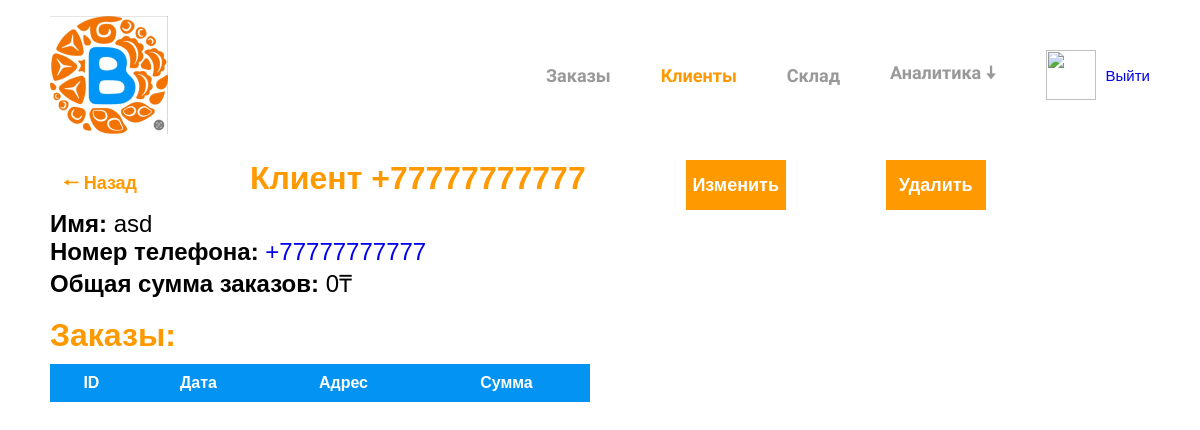
/clients/77777777777/ (signed in), run on an earlier commit of the app's database.
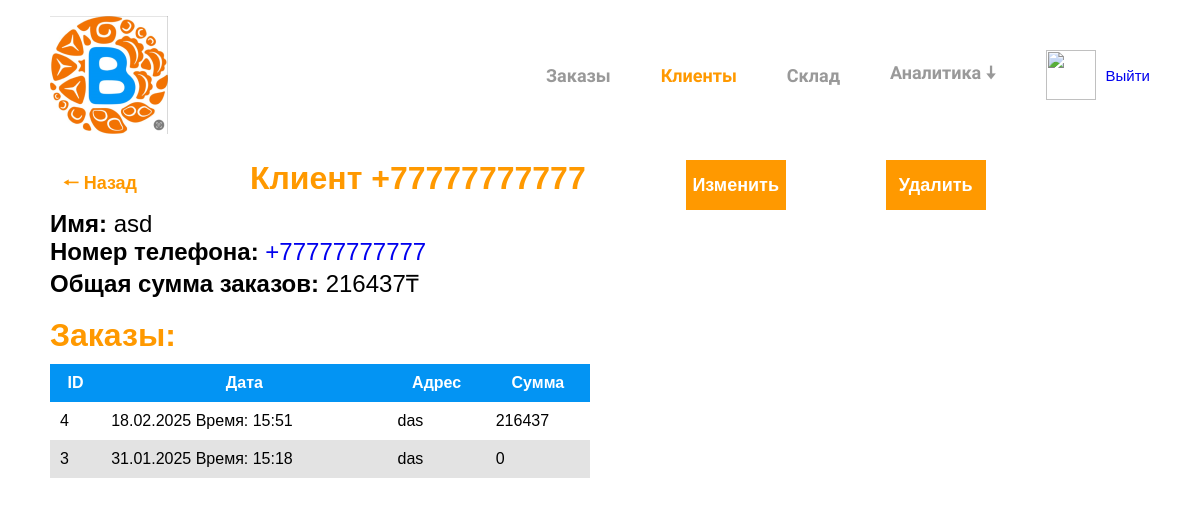
And on a later commit of the database.
### orders/models.py (models this page shows, shortened)
class Order(models.Model):
    STAGES = {"1": 'Упаковка',
              "2": 'Готов к доставке',
              "3": "Доставляется",
              "4": "Завершен"}
    TYPE_OF_PAYMENTS = {"1": 'Kaspi QR',
                        "2": 'Перевод',
                        "3": "Наличные"}
    TYPE_OF_ORDERS = {"1": "Онлайн",
                      "2": "Оффлайн"}
    phone_number = models.ForeignKey(Client,
                                     related_name="orders",
                                     on_delete=models.CASCADE)
    address = models.CharField(verbose_name="Адрес", max_length=150)
    stage = models.CharField(verbose_name="Этап заказа", choices=STAGES, max_length=20, default="1")
    type_of_payment = models.CharField(verbose_name="Тип оплаты", choices=TYPE_OF_PAYMENTS, max_length=20)
    type_of_order = models.CharField(verbose_name="Тип заказа", choices=TYPE_OF_ORDERS, max_length=20)
    review = models.TextField(verbose_name="Отзыв клиента", max_length=200, null=True, blank=True)
    created_at = models.DateTimeField(auto_now_add=True)
    updated_at = models.DateTimeField(auto_now=True)
    class Meta:
        ordering = ['-created_at']
        indexes = [
			models.Index(fields=['-created_at']),
		]
    def get_total_cost(self):
        return sum(item.get_cost() for item in self.items.all()) + sum(item.get_cost() for item in self.combos.all())

class OrderItem(models.Model):
    order = models.ForeignKey(Order,
							related_name='items',
							on_delete=models.CASCADE)
    product = models.ForeignKey(Product,
                                related_name="order_items",
                                on_delete=models.CASCADE,
                                verbose_name="Продукт")
    amount = models.DecimalField(max_digits=10, decimal_places=2, verbose_name="Количество")
    def get_cost(self):
        return round(self.product.sell_price * self.amount)

class OrderComboItem(models.Model):
    order = models.ForeignKey(Order,
							related_name='combos',
							on_delete=models.CASCADE)
    combo = models.ForeignKey(Combo,
                              related_name="orders",
                              on_delete=models.CASCADE)
    amount = models.DecimalField(max_digits=10, decimal_places=2, verbose_name="Количество", default=1)
    def get_cost(self):
        return round(self.combo.price * self.amount)

### storage/models.py (models this page shows, shortened)
class Product(models.Model):
    name = models.CharField(max_length=50, verbose_name="Имя товара")
    amount = models.DecimalField(max_digits=10, decimal_places=2, verbose_name="Количество", default=0)
    sell_price = models.DecimalField(max_digits=10, decimal_places=2, verbose_name="Стоимость при продаже")
    cost_price = models.DecimalField(max_digits=10, decimal_places=2, verbose_name="Себестоимость")
    description = models.TextField(verbose_name="Описание")
    image = models.ImageField(upload_to="products/", verbose_name="Изображение")
    created_at = models.DateTimeField(auto_now_add=True)
    updated_at = models.DateTimeField(auto_now=True)
    available = models.BooleanField(default=True)

class Combo(models.Model):
    products = models.ManyToManyField(Product, through='ProductsInCombo', verbose_name="Продукты")
    name = models.CharField(max_length=50, verbose_name="Имя товара")
    description = models.TextField(verbose_name="Описание", blank=True, null=True)
    image = models.ImageField(null=True, blank=True, upload_to="products/", verbose_name="Изображение")
    price = models.DecimalField(max_digits=10, decimal_places=2, verbose_name="Стоимость")
    discount = models.DecimalField(max_digits=10, decimal_places=2, verbose_name="Скидка")
    created_at = models.DateTimeField(auto_now_add=True)
    updated_at = models.DateTimeField(auto_now=True)
    available = models.BooleanField(default=True)

### clients/views.py (the view)
# urls.py: path('<int:pk>/', views.clients_detail_view, name="clients_detail"),
@login_required
def clients_detail_view(request, pk):
    client = get_object_or_404(Client, pk=pk)
    if not client.is_active:
        raise Http404("Страница не найдена")
    orders = Order.objects.filter(phone_number=client.phone_number)
    total_sum = sum(order.get_total_cost() for order in orders)
    return render(request, 'clients/clients_detail.html', {
        "section": "clients",
        "client": client,
        "orders": orders,
        "total_sum": total_sum
    })

### templates/clients/clients_detail.html (shortened to what this page needs)
{% extends 'base.html' %}
{% load static %}
{% load i18n %}
{% block link %}
	<link rel="stylesheet" href="{% static 'css/clients_detail.css' %}">
{% endblock link %}
{% block body %}
	<div class="heading">
		{% if "update" in request.META.HTTP_REFERER %}
			<button class="back-without-absolute" onclick="window.location='{% url 'clients_list' %}'">🠐 Назад</button>
		{% else %}
			<button class="back-without-absolute" onclick="history.back()">🠐 Назад</button>
		{% endif %}
		<h1>Клиент +{{ client.phone_number }}</h1>
		<button class="change" onclick="window.location='{% url 'clients_update' client.phone_number %}'">Изменить</button>
		<button class="delete" onclick="window.location='{% url 'clients_delete' client.phone_number %}'">Удалить</button>
	</div>
	<p><b>Имя: </b>{{ client.name }}</p>
	<p><b>Номер телефона:</b> <a id="phone-number" href="https://wa.me/{{ client.phone_number }}">+{{ client.phone_number }}</a></p>
	<p><b>Общая сумма заказов: </b>{{ total_sum }}₸</p>
	<br>
	<h1>Заказы:</h1>
	<table>
		<tr>
			<th>ID</th>
			<th>Дата</th>
			<th>Адрес</th>
			<th>Сумма</th>
		</tr>
		{% for order in orders %}
			{% if forloop.counter0|divisibleby:2 %}
			<tr class="white" onclick="window.location='{% url 'orders_detail' order.id %}'">
				<td>{{ order.id }}</td>
				<td>{{ order.created_at|date:"j.m.Y Время: H:i" }}</td>
				<td>{{ order.address }}</td>
				<td>{{ order.get_total_cost }}</td>
			</tr>
			{% else %}
			<tr class="gray" onclick="window.location='{% url 'orders_detail' order.id %}'">
				<td>{{ order.id }}</td>
				<td>{{ order.created_at|date:"j.m.Y Время: H:i" }}</td>
				<td>{{ order.address }}</td>
				<td>{{ order.get_total_cost }}</td>
			</tr>
			{% endif %}
		{% endfor %}
	</table>
{% endblock body %}

What changed in the data, as far as the page shows it:
added Order: id "4", created_at "18.02.2025 Время: 15:51", address "das", get_total_cost "216437"
added Order: id "3", created_at "31.01.2025 Время: 15:18", address "das", get_total_cost "0"
Also different on the page:
{{ total_sum }}: "0" → "216437"
